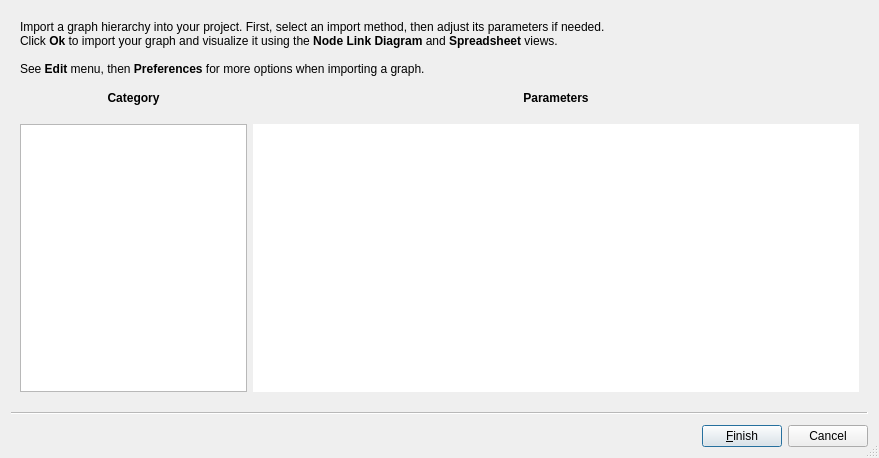
<?xml version="1.0" encoding="UTF-8"?>
<ui version="4.0">
 <class>ImportWizard</class>
 <widget class="QWizard" name="ImportWizard">
  <property name="geometry">
   <rect>
    <x>0</x>
    <y>0</y>
    <width>879</width>
    <height>458</height>
   </rect>
  </property>
  <property name="windowTitle">
   <string>Import</string>
  </property>
  <property name="windowIcon">
   <iconset>
    <normaloff>:/talipot/gui/icons/logo32x32.png</normaloff>:/talipot/gui/icons/logo32x32.png</iconset>
  </property>
  <property name="sizeGripEnabled">
   <bool>true</bool>
  </property>
  <property name="modal">
   <bool>true</bool>
  </property>
  <property name="options">
   <set>QWizard::ExtendedWatermarkPixmap|QWizard::HaveFinishButtonOnEarlyPages|QWizard::NoBackButtonOnStartPage</set>
  </property>
  <property name="titleFormat">
   <enum>Qt::RichText</enum>
  </property>
  <property name="subTitleFormat">
   <enum>Qt::RichText</enum>
  </property>
  <widget class="QWizardPage" name="choosePluginPage">
   <property name="title">
    <string/>
   </property>
   <attribute name="pageId">
    <string notr="true">0</string>
   </attribute>
   <layout class="QVBoxLayout" name="verticalLayout_3">
    <item>
     <widget class="QLabel" name="label">
      <property name="text">
       <string>&lt;html&gt;&lt;head/&gt;&lt;body&gt;&lt;p align=&quot;justify&quot;&gt;Import a graph hierarchy into your project. First, select an import method, then adjust its parameters if needed.&lt;br/&gt;Click &lt;span style=&quot; font-weight:600;&quot;&gt;Ok&lt;/span&gt; to import your graph and visualize it using the &lt;span style=&quot; font-weight:600;&quot;&gt;Node Link Diagram&lt;/span&gt; and &lt;span style=&quot; font-weight:600;&quot;&gt;Spreadsheet&lt;/span&gt; views.&lt;br/&gt;&lt;br/&gt;See &lt;span style=&quot; font-weight:600;&quot;&gt;Edit&lt;/span&gt; menu, then &lt;span style=&quot; font-weight:600;&quot;&gt;Preferences &lt;/span&gt;for more options when importing a graph.&lt;/p&gt;&lt;/body&gt;&lt;/html&gt;</string>
      </property>
      <property name="wordWrap">
       <bool>true</bool>
      </property>
     </widget>
    </item>
    <item>
     <layout class="QHBoxLayout" name="horizontalLayout">
      <item>
       <widget class="QFrame" name="categoryFrame">
        <property name="sizePolicy">
         <sizepolicy hsizetype="Preferred" vsizetype="Preferred">
          <horstretch>30</horstretch>
          <verstretch>0</verstretch>
         </sizepolicy>
        </property>
        <layout class="QVBoxLayout" name="leftLayout">
         <property name="spacing">
          <number>10</number>
         </property>
         <property name="leftMargin">
          <number>0</number>
         </property>
         <property name="topMargin">
          <number>0</number>
         </property>
         <property name="rightMargin">
          <number>0</number>
         </property>
         <property name="bottomMargin">
          <number>0</number>
         </property>
         <item>
          <widget class="QLabel" name="categoryLabel">
           <property name="minimumSize">
            <size>
             <width>0</width>
             <height>32</height>
            </size>
           </property>
           <property name="text">
            <string>&lt;b&gt;Category&lt;/b&gt;</string>
           </property>
           <property name="alignment">
            <set>Qt::AlignCenter</set>
           </property>
          </widget>
         </item>
         <item>
          <widget class="QTreeView" name="importModules">
           <property name="frameShadow">
            <enum>QFrame::Plain</enum>
           </property>
           <property name="lineWidth">
            <number>0</number>
           </property>
           <property name="headerHidden">
            <bool>true</bool>
           </property>
          </widget>
         </item>
        </layout>
       </widget>
      </item>
      <item>
       <widget class="QFrame" name="rightFrame">
        <property name="sizePolicy">
         <sizepolicy hsizetype="Preferred" vsizetype="Preferred">
          <horstretch>80</horstretch>
          <verstretch>0</verstretch>
         </sizepolicy>
        </property>
        <property name="frameShape">
         <enum>QFrame::NoFrame</enum>
        </property>
        <property name="frameShadow">
         <enum>QFrame::Raised</enum>
        </property>
        <layout class="QVBoxLayout" name="verticalLayout">
         <property name="leftMargin">
          <number>0</number>
         </property>
         <property name="topMargin">
          <number>0</number>
         </property>
         <property name="rightMargin">
          <number>0</number>
         </property>
         <property name="bottomMargin">
          <number>0</number>
         </property>
         <item>
          <widget class="QSplitter" name="splitter">
           <property name="orientation">
            <enum>Qt::Vertical</enum>
           </property>
           <property name="handleWidth">
            <number>1</number>
           </property>
           <property name="childrenCollapsible">
            <bool>false</bool>
           </property>
           <widget class="QFrame" name="parametersFrame">
            <layout class="QVBoxLayout" name="rLayout2">
             <property name="spacing">
              <number>10</number>
             </property>
             <property name="leftMargin">
              <number>0</number>
             </property>
             <property name="topMargin">
              <number>0</number>
             </property>
             <property name="rightMargin">
              <number>0</number>
             </property>
             <property name="bottomMargin">
              <number>0</number>
             </property>
             <item>
              <widget class="QLabel" name="parametersLabel">
               <property name="minimumSize">
                <size>
                 <width>0</width>
                 <height>32</height>
                </size>
               </property>
               <property name="text">
                <string>&lt;b&gt;Parameters&lt;b&gt;</string>
               </property>
               <property name="alignment">
                <set>Qt::AlignCenter</set>
               </property>
              </widget>
             </item>
             <item>
              <widget class="QTableView" name="parametersList">
               <property name="frameShape">
                <enum>QFrame::NoFrame</enum>
               </property>
               <property name="editTriggers">
                <set>QAbstractItemView::AllEditTriggers</set>
               </property>
               <property name="alternatingRowColors">
                <bool>true</bool>
               </property>
               <property name="selectionMode">
                <enum>QAbstractItemView::SingleSelection</enum>
               </property>
               <attribute name="horizontalHeaderVisible">
                <bool>false</bool>
               </attribute>
               <attribute name="horizontalHeaderDefaultSectionSize">
                <number>200</number>
               </attribute>
               <attribute name="horizontalHeaderMinimumSectionSize">
                <number>150</number>
               </attribute>
               <attribute name="horizontalHeaderStretchLastSection">
                <bool>true</bool>
               </attribute>
               <attribute name="verticalHeaderVisible">
                <bool>true</bool>
               </attribute>
              </widget>
             </item>
            </layout>
           </widget>
          </widget>
         </item>
        </layout>
       </widget>
      </item>
     </layout>
    </item>
   </layout>
  </widget>
 </widget>
 <resources/>
 <connections>
  <connection>
   <sender>ImportWizard</sender>
   <signal>currentIdChanged(int)</signal>
   <receiver>ImportWizard</receiver>
   <slot>updateFinishButton()</slot>
   <hints>
    <hint type="sourcelabel">
     <x>439</x>
     <y>228</y>
    </hint>
    <hint type="destinationlabel">
     <x>439</x>
     <y>228</y>
    </hint>
   </hints>
  </connection>
 </connections>
 <slots>
  <slot>groupSelected(QString)</slot>
  <slot>algorithmSelected(QString)</slot>
  <slot>updateFinishButton()</slot>
 </slots>
</ui>
